Frame 1 (no input): blank canvas, image omitted
Frame 60 (no input): blank canvas, image omitted
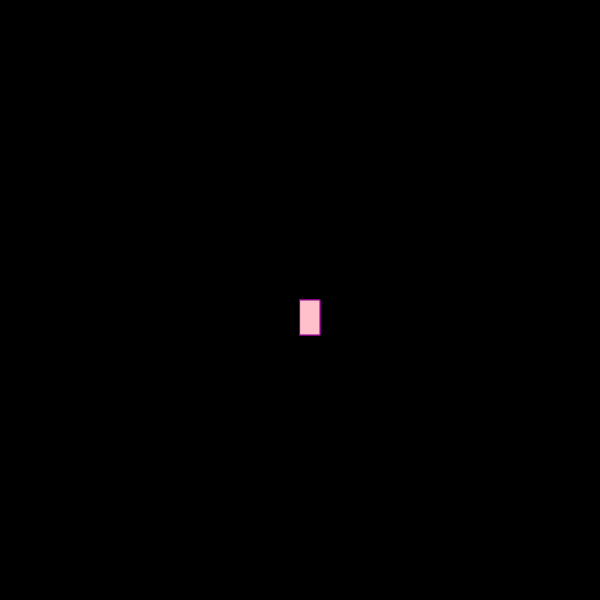
Frame 120 (the mouse pressed at the canvas centre since frame 60)

The p5.js sketch whose frames 1 and 60 were blank and that drew this single picture after the mouse press (run headless with seeded random() and noise() and a simulated clock; from frame 60 on, the mouse is pressed at the canvas centre):

// p5.js sketch
// ── sketch.js
function setup() {
      createCanvas(600, 600);
    background(color(0, 0, 0));
  
  }
  
  function draw() {
    stroke("purple");
    fill("pink");
  
    
  if(mouseIsPressed){
      rect(mouseX, mouseY, 20, 35);
  }
  }
// ── scketch.js
function setup() {
    createCanvas(600, 600);
    background(color(0, 0, 0));
  
  }
  
  function draw() {
    stroke("purple");
    fill("pink");
  
    
  if(mouseIsPressed){
      rect(mouseX, mouseY, 20, 35);
  }
  }
